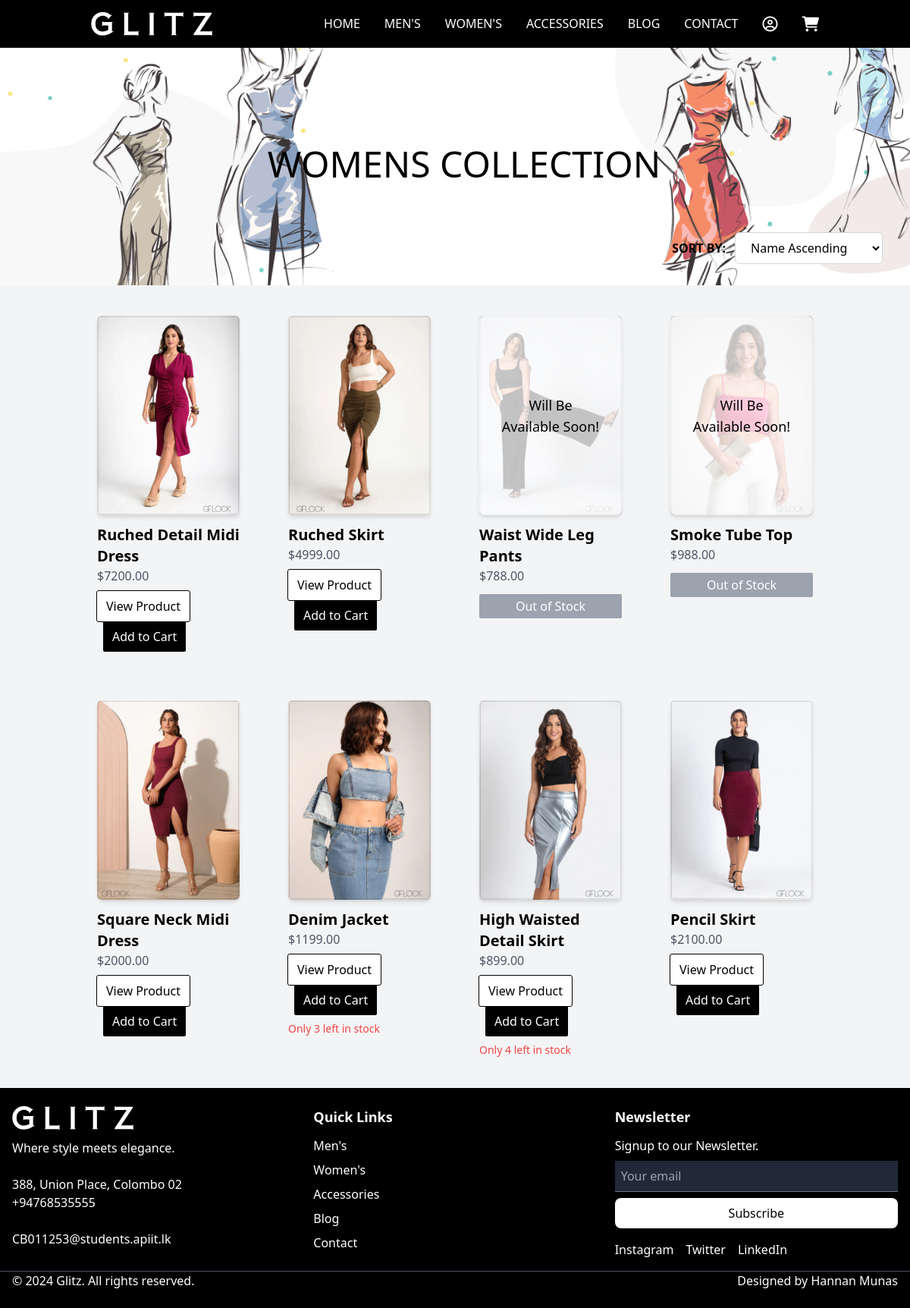
Page /public/womens on the committed database.
### tables this page shows
CREATE TABLE `products` (
  `id` int(11) NOT NULL,
  `name` varchar(255) NOT NULL,
  `category_id` int(11) NOT NULL,
  `price` decimal(10,2) NOT NULL,
  `description` text DEFAULT NULL,
  `image` varchar(255) NOT NULL,
  `created_at` timestamp NOT NULL DEFAULT current_timestamp(),
  `is_featured` tinyint(1) DEFAULT 0,
  `quantity` int(11) DEFAULT 0
);

### app/controllers/ProductController.php (called while the page is built, shortened)
<?php
class ProductController extends Controller {
    private $productModel;
    public function __construct() {
        $this->productModel = $this->model('ProductModel');
    }
    public function womens() {
        $sortOption = isset($_GET['sort']) ? $_GET['sort'] : 'date_new';
        $products = $this->productModel->getSortedProductsByCategory('womens', $sortOption);
        $this->renderView('customer/womens', ['products' => $products, 'sortOption' => $sortOption]);
    }
}

### app/core/App.php (called while the page is built, shortened)
<?php
class App {
    protected $method = 'index';
    public function __construct() {
        $url = $this->parseUrl();
        if (isset($url[0]) && strtolower($url[0]) == 'admin') {
            $this->layout = 'layout/admin';
            if (!isset($_SESSION['user_id']) || $_SESSION['role'] !== 'admin') {
                $_SESSION['redirect_url'] = BASE_URL . implode('/', $url);
                header('Location: ' . BASE_URL . 'auth');
                exit;
            }
            if (isset($url[1])) {
                switch (strtolower($url[1])) {
                    case 'users':
                        $this->controller = 'UserController';
                        $this->method = 'users';
                        break;
                    case 'inquiries':
                        $this->controller = 'InquiryController';
                        $this->method = 'inquiries';
                        break;
                    case 'adduser':
                        $this->controller = 'UserController';
                        $this->method = 'addUser';
                        break;
                    case 'edituser':
                        $this->controller = 'UserController';
                        $this->method = 'editUser';
                        break;
                    case 'deleteuser':
                        $this->controller = 'UserController';
                        $this->method = 'deleteUser';
                        break;
                    case 'editinquiry':
                        $this->controller = 'InquiryController';
                        $this->method = 'editInquiry';
                        break;
                    case 'deleteinquiry':
                        $this->controller = 'InquiryController';
                        $this->method = 'deleteInquiry';
                        break;
                    case 'updatestatus':
                        $this->controller = 'InquiryController';
                        $this->method = 'updateStatus';
                        break;
                    default:
                        $this->controller = 'AdminController';
                        $this->method = 'dashboard';
                        break;
                }
            } else {
                $this->controller = 'AdminController';
                $this->method = 'dashboard';
            }
        }
        else if (isset($url[0]) && strtolower($url[0]) == 'auth') {
            $this->controller = 'AuthController';
            $this->method = 'index';
        }
        else if (isset($url[0]) && strtolower($url[0]) == 'logout') {
            $this->controller = 'AuthController';
            $this->method = 'logout';
        }
        else if (isset($url[0]) && in_array(strtolower($url[0]), ['mens', 'womens', 'accessories'])) {
            $this->method = strtolower($url[0]);
        }
        $this->controller = new $this->controller;
        $this->params = $url ? array_values($url) : [];
        call_user_func_array([$this->controller, $this->method], $this->params);
    }
    public function parseUrl() {
        if (isset($_GET['url'])) {
            return explode('/', filter_var(rtrim($_GET['url'], '/'), FILTER_SANITIZE_URL));
        }
        return [];
    }
}

### public/index.php (called while the page is built, shortened)
<?php
require_once '../app/core/Database.php';
require_once '../app/core/Controller.php';
require_once '../app/core/App.php';
$app = new App();

### app/core/Database.php (called while the page is built, shortened)
<?php
class Database {
    private $host = DB_HOST;
    private $user = DB_USER;
    private $pass = DB_PASS;
    private $dbname = DB_NAME;
    private $dbh;
    private $stmt;
    public function __construct() {
        $dsn = 'mysql:host=' . $this->host . ';dbname=' . $this->dbname;
        $options = [
            PDO::ATTR_PERSISTENT => true,
            PDO::ATTR_ERRMODE => PDO::ERRMODE_EXCEPTION
        ];
        try {
            $this->dbh = new PDO($dsn, $this->user, $this->pass, $options);
        } catch (PDOException $e) {
            echo 'Connection failed: ' . $e->getMessage();
        }
    }
    public function query($sql) {
        $this->stmt = $this->dbh->prepare($sql);
    }
    public function bind($param, $value, $type = null) {
        if (is_null($type)) {
            switch (true) {
                default:
                    $type = PDO::PARAM_STR;
            }
        }
        $this->stmt->bindValue($param, $value, $type);
    }
    public function execute() {
        return $this->stmt->execute();
    }
    public function resultSet() {
        $this->execute();
        return $this->stmt->fetchAll(PDO::FETCH_ASSOC);
    }
}

### app/models/ProductModel.php (called while the page is built, shortened)
<?php
class ProductModel {
    private $db;
    public function __construct() {
        $this->db = new Database();
    }
    public function getSortedProductsByCategory($category, $sortOption, $stockFilter = null) {
        $query = 'SELECT * FROM products WHERE category_id = (SELECT id FROM categories WHERE name = :category)';
        switch ($sortOption) {
            case 'date_new':
                $query .= ' ORDER BY created_at DESC';
                break;
        }
        $this->db->query($query);
        $this->db->bind(':category', $category);
        return $this->db->resultSet();
    }
}

### app/views/customer/womens.php (the view, shortened to what this page needs)
<div>
    <div class="relative w-full h-80">
        <img src="<?= BASE_URL ?>images/banners/bannerWomens.png" alt="women's banner img" class="w-full h-full object-cover">
        <h1 class="absolute inset-0 flex items-center justify-center text-black text-5xl font-light ml-6">
            WOMENS COLLECTION
        </h1>
        <div class="absolute bottom-5 right-5 flex items-center bg-opacity-70 px-4 py-2 rounded-lg">
            <label for="sortOptions" class="font-semibold mr-3 text-black">SORT BY:</label>
            <select id="sortOptions" class="bg-white border border-gray-300 px-4 py-2 rounded-md">
                <option value="name_asc" <?= isset($sortOption) && $sortOption == 'name_asc' ? 'selected' : '' ?>>Name Ascending</option>
            </select>
        </div>
    </div>
    <div id="main-content" class="container mx-auto p-5">
        <div id="productContainer" class="grid grid-cols-1 sm:grid-cols-2 md:grid-cols-3 lg:grid-cols-4 gap-6">
            <?php if (!empty($products)): ?>
                <?php foreach ($products as $product): ?>
                    <div class="relative product-card rounded-lg p-5">
                        <div class="relative">
                            <img src="<?= BASE_URL ?>images/womens/<?= $product['image'] ?>" alt="<?= htmlspecialchars($product['name']) ?>" class="w-full h-full object-cover mb-3 rounded-md shadow-md">
                            <?php if ($product['quantity'] <= 0): ?>
                                <div class="absolute inset-0 bg-white bg-opacity-75 flex items-center justify-center rounded-lg">
                                    <span class="text-black font-normal text-center text-lg">Will Be <br> Available Soon!</span>
                                </div>
                            <?php endif; ?>
                        </div>
                        <div>
                            <h2 class="text-xl font-semibold"><?= htmlspecialchars($product['name']) ?></h2>
                            <p class="text-gray-600">$<?= htmlspecialchars($product['price']) ?></p>
                        </div>
                        <?php if ($product['quantity'] > 0): ?>
                            <div class="mt-2">
                                <button class="view-product bg-white text-black px-3 py-2 rounded-sm outline outline-1" data-id="<?= $product['id'] ?>">View Product</button>
                                <button class="add-to-cart bg-black text-white px-3 py-2 rounded-sm ml-2" data-id="<?= $product['id'] ?>">Add to Cart</button>
                            </div>
                        <?php else: ?>
                            <button class="bg-gray-400 text-white px-3 py-1 rounded-sm mt-3 w-full cursor-not-allowed" disabled>Out of Stock</button>
                        <?php endif; ?>
                        <?php if ($product['quantity'] < 5 && $product['quantity'] > 0): ?>
                            <p class="text-red-500 text-sm mt-2">Only <?= $product['quantity'] ?> left in stock</p>
                        <?php endif; ?>
                    </div>
                <?php endforeach; ?>
            <?php else: ?>
                <p>No products found.</p>
            <?php endif; ?>
        </div>
    </div>
</div>

### rows in the picture
products: image (picture), name "Ruched Detail Midi Dress", price "7200.00"
products: image (picture), name "Ruched Skirt", price "4999.00"
products: image (picture), quantity "Will Be", name "Waist Wide Leg Pants", price "788.00"
products: image (picture), quantity "Will Be", name "Smoke Tube Top", price "988.00"
products: image (picture), name "Square Neck Midi Dress", price "2000.00"
products: image (picture), name "Denim Jacket", price "1199.00", quantity "3"
products: image (picture), name "High Waisted Detail Skirt", price "899.00", quantity "4"
products: image (picture), name "Pencil Skirt", price "2100.00"
